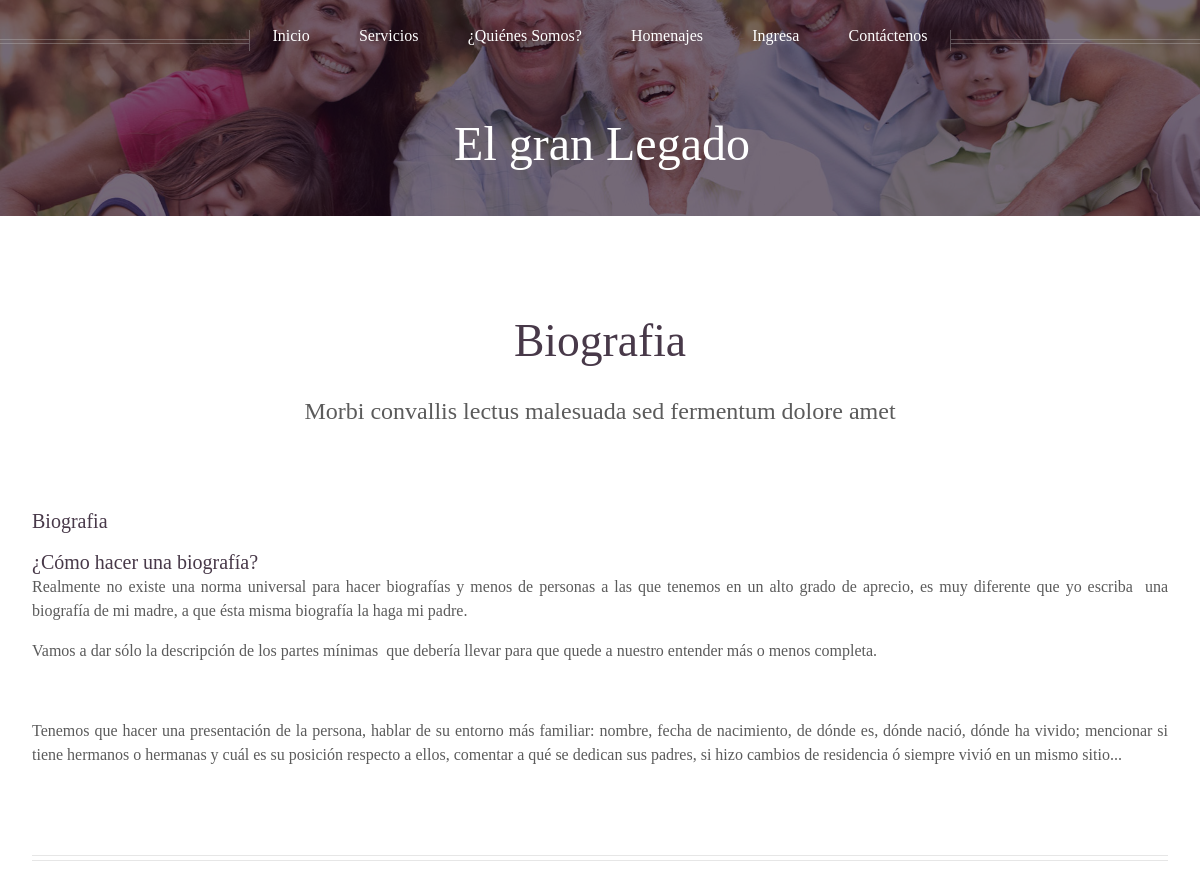
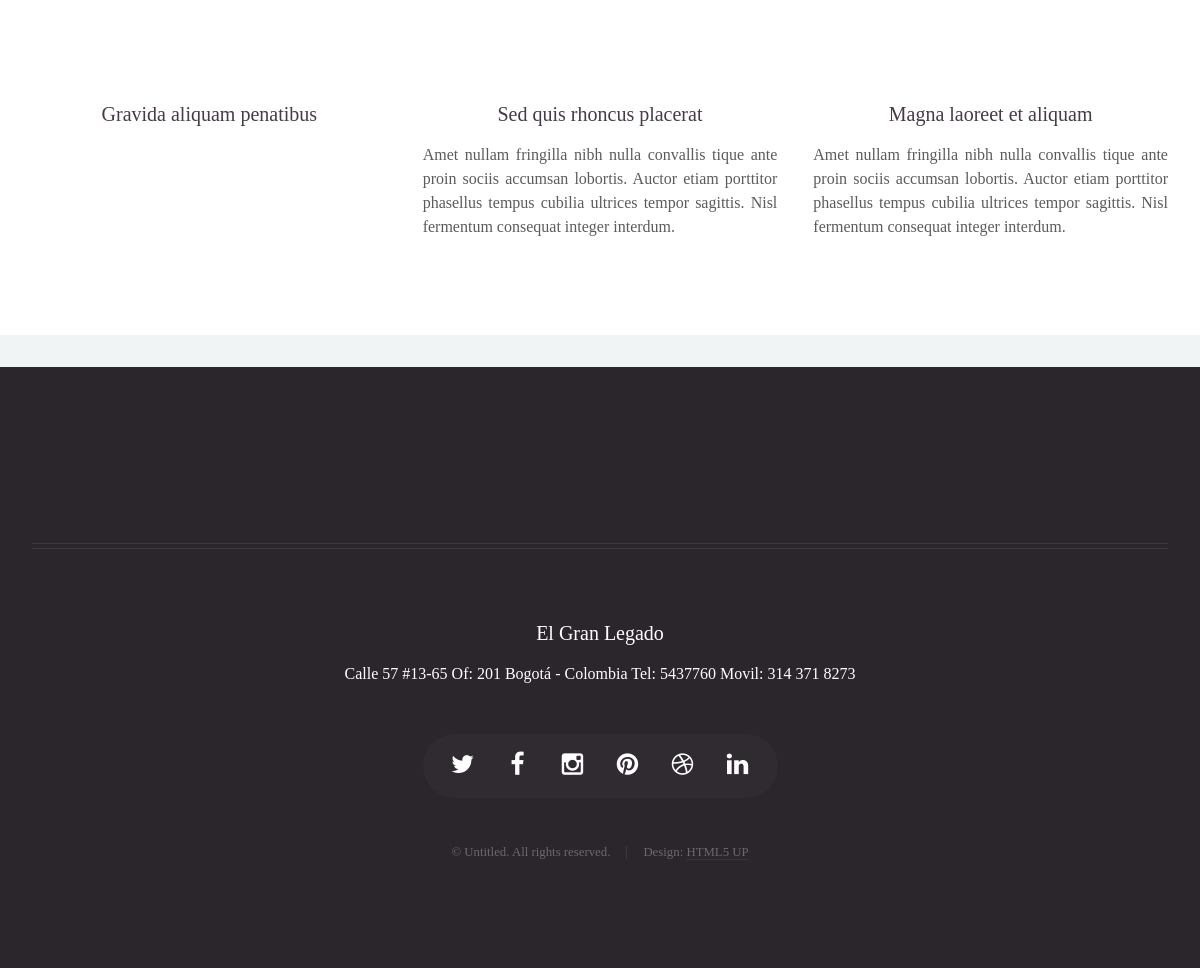
The app's page /biografia/ with its own data (2 pictures, top to bottom).
### legado/models.py (models this page shows, shortened)
class Biografia(models.Model):
    nombre = models.CharField(max_length=100, verbose_name='Nombre')
    texto = RichTextField(verbose_name='Texto')

### legado/views.py (the view)
# urls.py: url(r'^biografia/', 'BiografiaIndex', name='biografia'),
def BiografiaIndex(request):
    bio = Biografia.objects.first()
    return render_to_response('biografia.html', locals(), context_instance=RequestContext(request))

### legado/context_processors.py (called while the page is built)
def mostrarfrase(request):
    return {'frase':choice(frases)}

### legado/templates/biografia.html (shortened to what this page needs)
{%extends "base.html"%}
{% block Content %}
	<body class="no-sidebar">
		<div id="page-wrapper">
				<div id="header">
						<div class="inner">
							<header>
								<h1><a href="{% url "inicio" %}" id="logo">El gran Legado</a></h1>
							</header>
						</div>
					{% include 'menu.html' %}
				</div>
				<div class="wrapper style1">
					<div class="container">
						<article id="main" class="special">
							<header>
								<h2><a href="{% url "biografia" %}">{{ bio.nombre }}</a></h2>
								<p>
									Morbi convallis lectus malesuada sed fermentum dolore amet
								</p>
							</header>
                            {% load static from staticfiles %}
							<section>
								<header>
									<h3>Biografia</h3>
								</header>
								<p>
									{{ bio.texto  | safe }}
								</p>
							</section>
						</article>
						<hr />
						<div class="row">
							<article class="4u 12u(mobile) special">
								<header>
									<h3><a href="#">Gravida aliquam penatibus</a></h3>
								</header>
							</article>
							<article class="4u 12u(mobile) special">
								<header>
									<h3><a href="#">Sed quis rhoncus placerat</a></h3>
								</header>
								<p>
									Amet nullam fringilla nibh nulla convallis tique ante proin sociis accumsan lobortis. Auctor etiam
									porttitor phasellus tempus cubilia ultrices tempor sagittis. Nisl fermentum consequat integer interdum.
								</p>
							</article>
							<article class="4u 12u(mobile) special">
								<header>
									<h3><a href="#">Magna laoreet et aliquam</a></h3>
								</header>
								<p>
									Amet nullam fringilla nibh nulla convallis tique ante proin sociis accumsan lobortis. Auctor etiam
									porttitor phasellus tempus cubilia ultrices tempor sagittis. Nisl fermentum consequat integer interdum.
								</p>
							</article>
						</div>
					</div>
				</div>
		</div>
	</body>
{% endblock Content %}

### records on screen
Biografia: nombre "Biografia", texto "¿Cómo hacer una biografía? Realmente no existe una norma universal para hacer biografías y menos de personas a las que tenemos en un alto grado de aprecio, es muy diferente que yo escriba una biografía de mi madre, a que ésta misma biografía la haga mi padre. Vamos a dar sólo la descripción de los partes mínimas que debería llevar para que quede a nuestro entender más o menos completa. Tenemos que hacer una presentación de la persona, hablar de su entorno más familiar: nombre, fecha de nacimiento, de dónde es, dónde nació, dónde ha vivido; mencionar si tiene hermanos o hermanas y cuál es su posición respecto a ellos, comentar a qué se dedican sus padres, si hizo cambios de residencia ó…"
